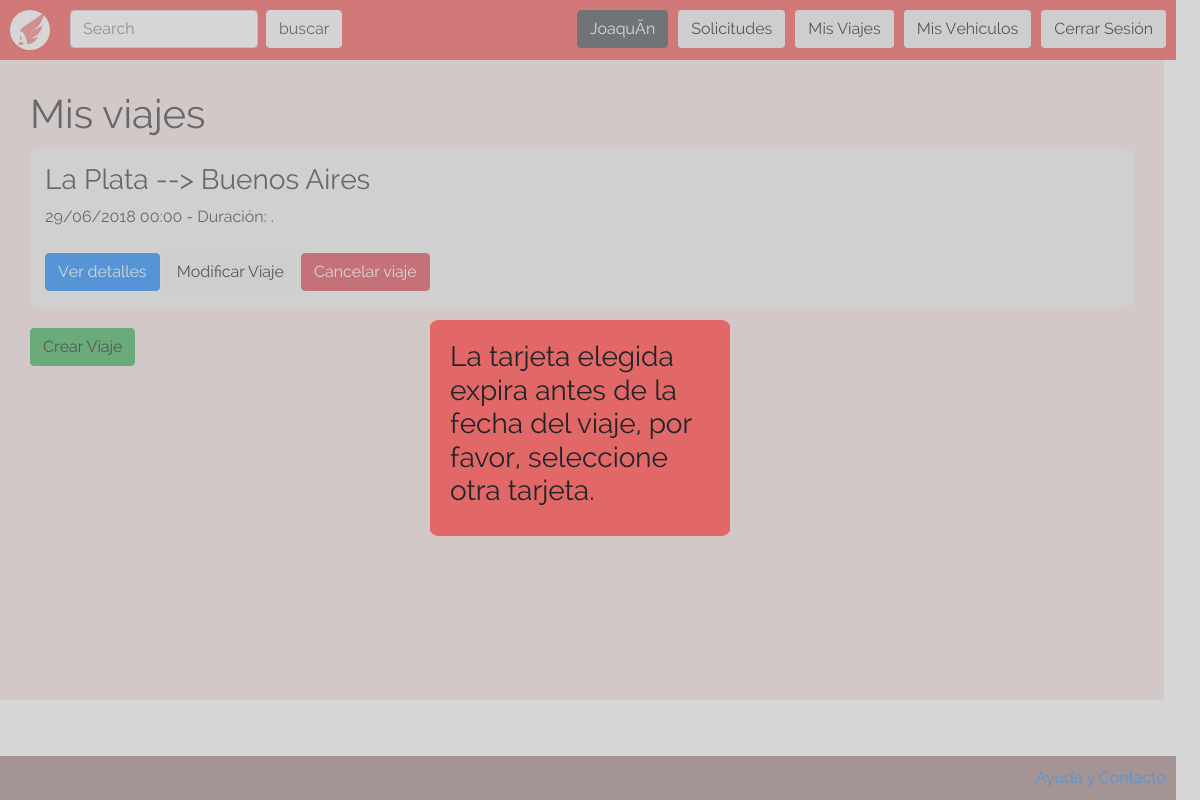
Page /vistas/ver_viajes.php?expired_card (signed in) on the earlier database version.
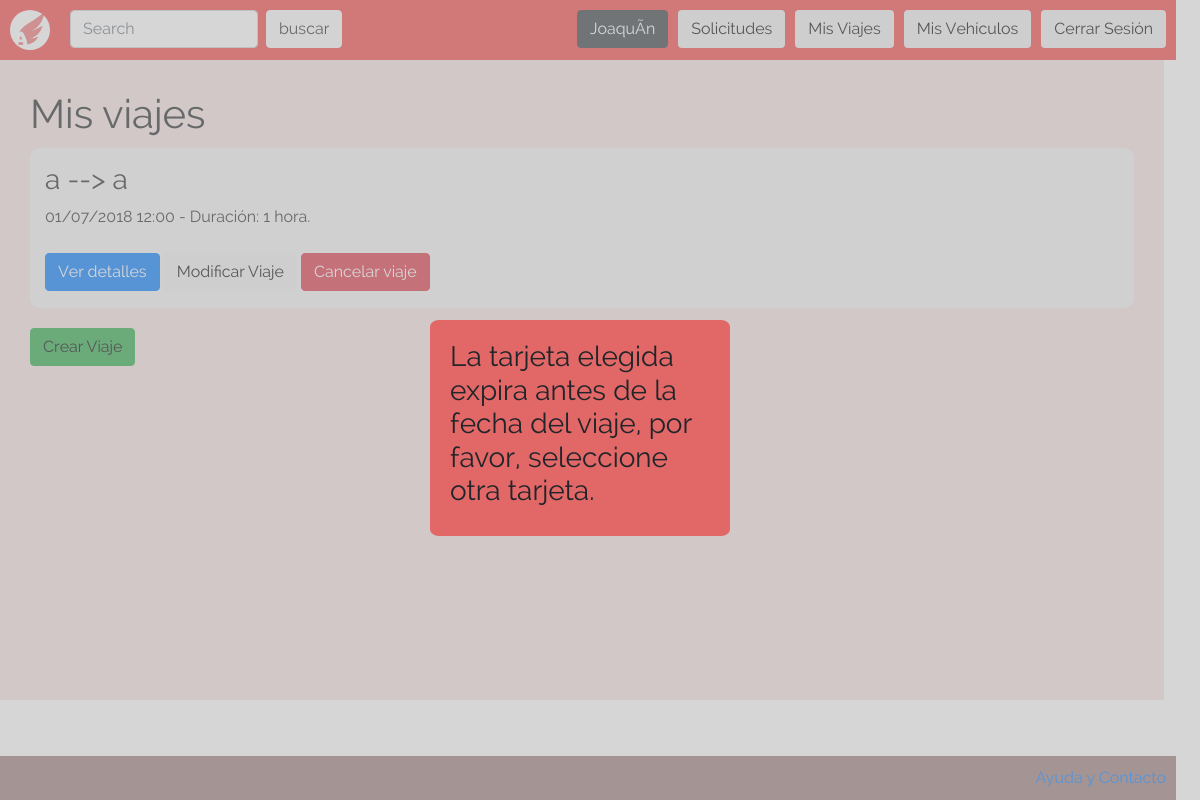
Same page on the later database version.
### tables this page shows
CREATE TABLE `viajes` (
  `id_viaje` int(11) NOT NULL,
  `id_usuario` int(11) NOT NULL,
  `patente` varchar(10) NOT NULL,
  `origen` text NOT NULL,
  `destino` text NOT NULL,
  `duracion` decimal(10,5) NOT NULL,
  `fecha_hora` datetime NOT NULL,
  `descripcion` text NOT NULL,
  `tipo` text NOT NULL,
  `costo` decimal(10,5) NOT NULL,
  `tarjeta` bigint(20) NOT NULL
);

### vistas/ver_viajes.php (the view, shortened to what this page needs)
<!DOCTYPE html>
<html>
  <head>
    <link href="/css/bootstrap.css" rel="stylesheet" type="text/css" >
    <link href="/css/index.css" rel="stylesheet" type="text/css">
    <link href="/css/listar_vehiculos.css" rel="stylesheet" type="text/css">
  </head>
  <body>
    <?php
      include("../php/abrir_conexion.php");
      include("../php/utils.php");
      include("header.php");
    ?>
    <div id="body">
      <h1>Mis viajes</h1>
      <?php
        $id = $_SESSION["user_id"];
        $sql = "SELECT * FROM viajes WHERE id_usuario='$id'";
        $result = mysqli_query($conn, $sql);
        if($result){
          if($trip = mysqli_fetch_assoc($result)){
            while($trip){
              if(isPendingTrip($trip)){ $pending= true;?>
      <div class="vehicle">
        <div class="vehicle-info">
          <h3><?= $trip["origen"] ?> --> <?= $trip["destino"] ?></h3>
          <?= date("d/m/Y H:i", strtotime($trip["fecha_hora"])); ?> - Duración:
          <?php
            echo printTime($trip["duracion"]).".";
          ?>
	        <br>
          <br>
          <a class="btn btn-primary" href="/vistas/ver_viaje.php?id=<?= $trip["id_viaje"]?>">Ver detalles</a>
	        <form class="" action="/vistas/editar_viaje.php" method="post">
            <button class="btn" name="">Modificar Viaje</button>
          </form>
	        <form class="" action="/php/baja_viaje.php" method="post">
            <button class="btn btn-danger delete_trip" name="">Cancelar viaje</button>
          </form>
        </div>
      </div>
      <?php
              }
              $trip = mysqli_fetch_assoc($result);
            }
          }
        } else {
          echo "Hubo un error al conectarse con la base de datos. <br> Por favor, intentelo nuevamente mas tarde.";
        }
      ?>
      <button class="btn btn-success"><a href="/vistas/registrar_viaje.php">Crear Viaje</a></button>
    </div>
    <?php
      include("footer.php");
    ?>
  </body>
</html>

### php/utils.php (shortened to what this page needs)
<?php
  function printTime($time){
    $hours = floor($time);
    if($hours > 0){
      echo $hours.(($hours>=2)?" horas":" hora");
    }
  }
  function isPendingTrip($trip){
    $now = time();
    $date = strtotime($trip["fecha_hora"]);
    if($date > $now){
      return true;
    }
    return false;
  }
?>

Differences in the rows shown:
removed viajes: origen "La Plata", destino "Buenos Aires", fecha_hora "29/06/2018 00:00"
added viajes: origen "a", destino "a", fecha_hora "01/07/2018 12:00", duracion "1"
